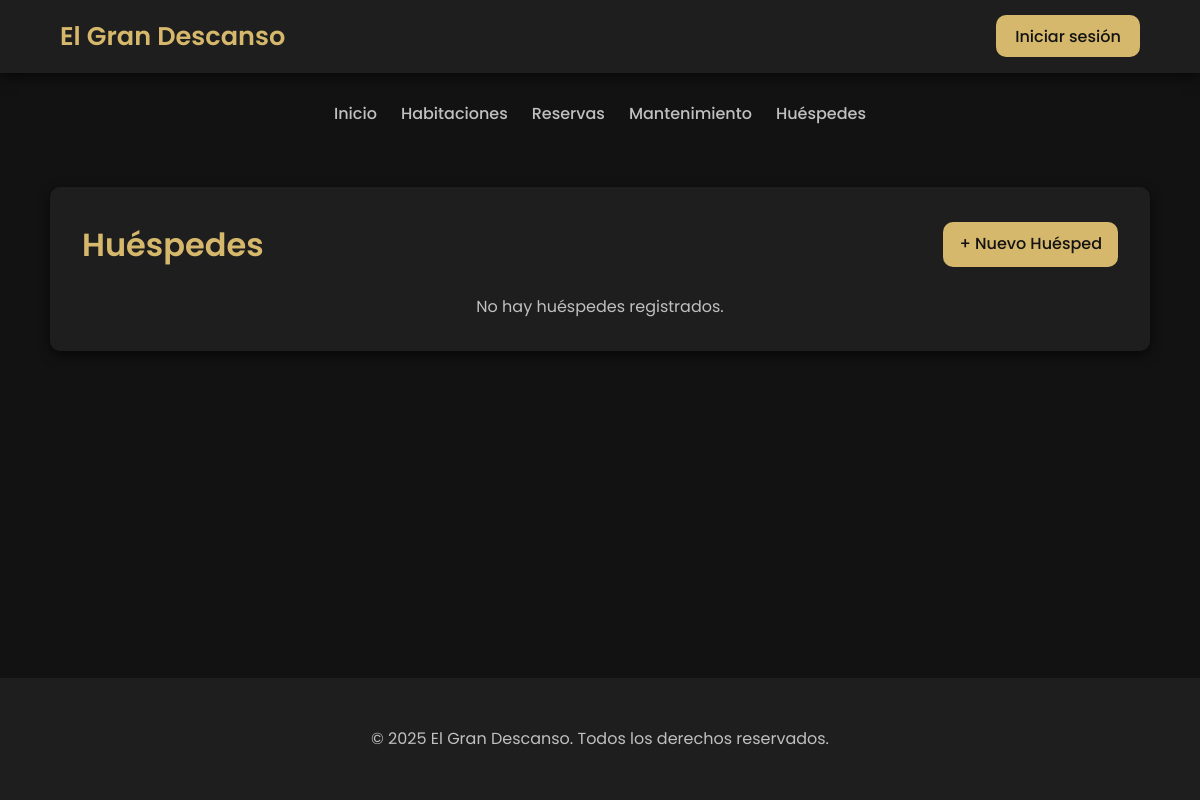
/modules/huespedes/listar.php, run on an earlier commit of the app's database.
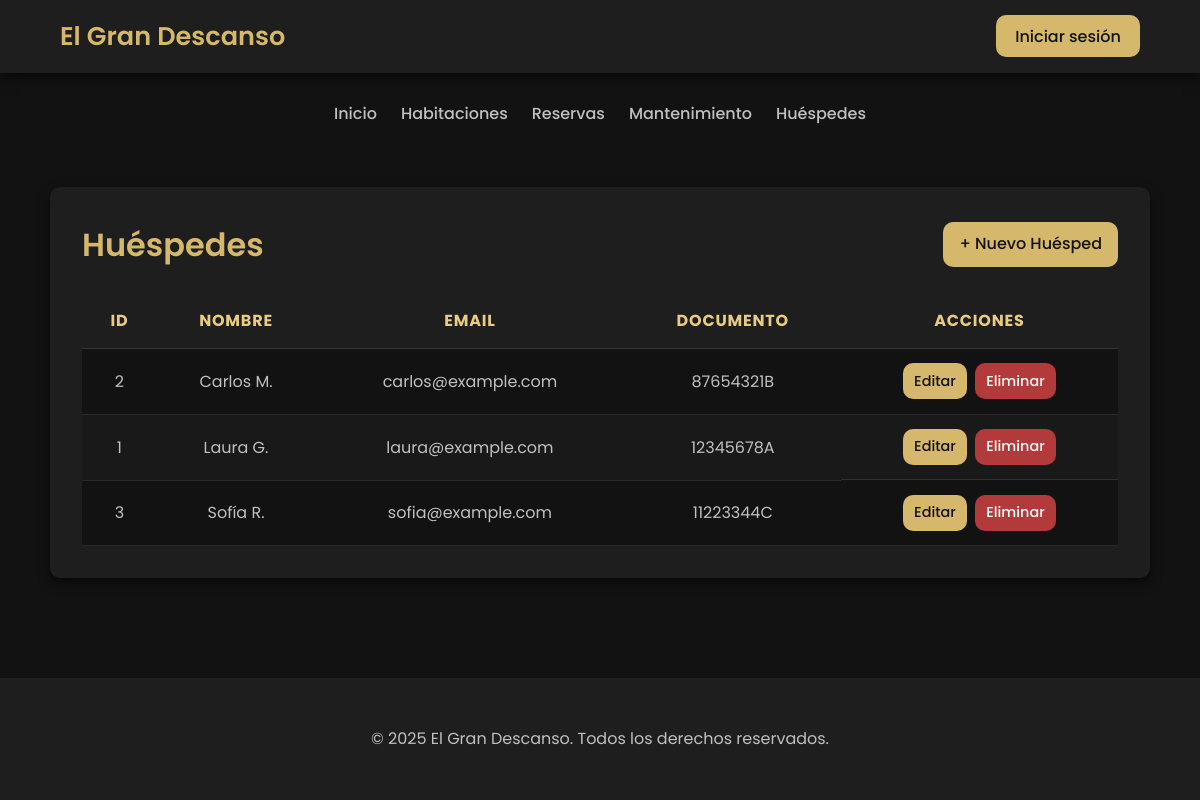
And on a later commit of the database.
### tables this page shows
CREATE TABLE huespedes (
    id_huesped INT AUTO_INCREMENT PRIMARY KEY,
    nombre VARCHAR(100) NOT NULL,
    email VARCHAR(100) NOT NULL UNIQUE,
    documento_identidad VARCHAR(20) NOT NULL UNIQUE
);

### modules/huespedes/listar.php (the view)
<?php
require_once '../../config/db.php';
include '../../includes/header.php';
include '../../includes/navbar.php';
$stmt = $conn->query("
    SELECT id_huesped, nombre, email, documento_identidad
    FROM huespedes
    ORDER BY nombre ASC
");
$huespedes = $stmt->fetchAll(PDO::FETCH_ASSOC);
?>
<div class="habitaciones-container">
    <div class="habitaciones-header">
        <h1>Huéspedes</h1>
        <a href="agregar.php" class="btn">+ Nuevo Huésped</a>
    </div>
    <?php if (count($huespedes) > 0): ?>
        <table class="habitaciones-tabla">
            <thead>
                <tr>
                    <th>ID</th>
                    <th>Nombre</th>
                    <th>Email</th>
                    <th>Documento</th>
                    <th>Acciones</th>
                </tr>
            </thead>
            <tbody>
                <?php foreach ($huespedes as $row): ?>
                    <tr>
                        <td><?= htmlspecialchars($row['id_huesped']) ?></td>
                        <td><?= htmlspecialchars($row['nombre']) ?></td>
                        <td><?= htmlspecialchars($row['email']) ?></td>
                        <td><?= htmlspecialchars($row['documento_identidad']) ?></td>
                        <td class="habitaciones-acciones">
                            <a href="editar.php?id=<?= $row['id_huesped'] ?>" class="editar btn">Editar</a>
                            <a href="eliminar.php?id=<?= $row['id_huesped'] ?>" class="eliminar btn" onclick="return confirm('¿Seguro que deseas eliminar este huésped?');">Eliminar</a>
                        </td>
                    </tr>
                <?php endforeach; ?>
            </tbody>
        </table>
    <?php else: ?>
        <p style="text-align:center; color:var(--color-texto-sec)">No hay huéspedes registrados.</p>
    <?php endif; ?>
</div>
<?php include '../../includes/footer.php'; ?>

What changed in the data, as far as the page shows it:
added huespedes: id_huesped "2", nombre "Carlos M.", email "carlos@example.com", documento_identidad "87654321B"
added huespedes: id_huesped "1", nombre "Laura G.", email "laura@example.com", documento_identidad "12345678A"
added huespedes: id_huesped "3", nombre "Sofía R.", email "sofia@example.com", documento_identidad "11223344C"
Also different on the page:
text no longer shown: "No hay huéspedes registrados."
text now shown: "ID NOMBRE EMAIL DOCUMENTO ACCIONES"
